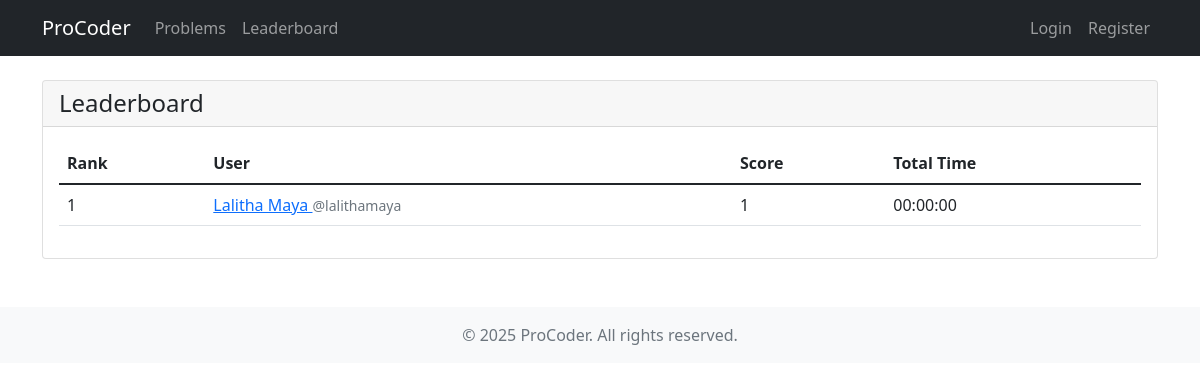
The app's page /leaderboard/, older data.
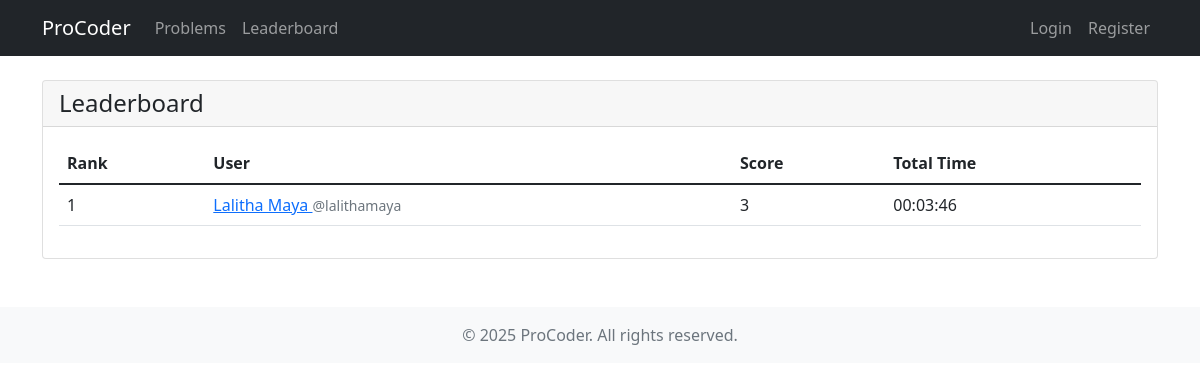
The same page, newer data.
### accounts/models.py (models this page shows, shortened)
class User(AbstractBaseUser):
    username = models.CharField(unique=True, max_length=120)
    email = models.EmailField(unique=True, max_length=255)
    full_name = models.CharField(max_length=255, blank=True, null=True)
    is_active = models.BooleanField(default=True)
    score = models.IntegerField(default=0)
    staff = models.BooleanField(default=False)
    admin = models.BooleanField(default=False)
    timestamp = models.DateTimeField(auto_now_add=True)
    updated = models.DateTimeField(auto_now=True)
    total_time = models.IntegerField(default=0)
    USERNAME_FIELD = 'username'
    REQUIRED_FIELDS = ['email']
    objects = UserManager()
    class Meta:
        ordering = ['-score', 'total_time']
    def __str__(self):
        return self.username
    def get_full_name(self):
        if self.full_name:
            return self.full_name
        return self.username

### accounts/views.py (the view)
# urls.py: path('leaderboard/', LeaderBoardView.as_view(), name='leaderboard'),
class LeaderBoardView(ListView):
    template_name = 'accounts/leaderboard.html'
    context_object_name = 'object_list'
    def get_queryset(self):
        users = User.objects.filter(is_active=True, admin=False)
        leaderboard = []
        print('DEBUG: Users found:', list(users))
        for user in users:
            accepted = Submission.objects.filter(user=user, verdict__icontains='Accepted')
            print(f'DEBUG: User {user.username} accepted submissions:', list(accepted))
            solved_questions = accepted.values_list('question', flat=True).distinct()
            score = solved_questions.count()
            total_time = 0
            for qid in solved_questions:
                first = accepted.filter(question_id=qid).order_by('submitted_at').first()
                if first:
                    total_time += first.time_taken
            print(f'DEBUG: User {user.username} score: {score}, total_time: {total_time}')
            leaderboard.append({
                'user': user,
                'score': score,
                'total_time': total_time
            })
        leaderboard.sort(key=lambda x: (-x['score'], x['total_time']))
        for entry in leaderboard:
            entry['user'].score = entry['score']
            entry['user'].total_time = entry['total_time']
        print('DEBUG: Final leaderboard:', leaderboard)
        return [entry['user'] for entry in leaderboard]

### accounts/templatetags/time_filters.py (called while the page is built)
@register.filter
def hms(seconds):
    try:
        seconds = int(seconds)
        hours = seconds // 3600
        minutes = (seconds % 3600) // 60
        seconds = seconds % 60
        return f"{hours:02d}:{minutes:02d}:{seconds:02d}"
    except (ValueError, TypeError):
        return "00:00:00"

### grader/models.py (called while the page is built)
    def __str__(self):
        return f'{self.user} - {self.question.code} - {self.language} - {self.submitted_at}'

### templates/accounts/leaderboard.html (shortened to what this page needs)
{% extends 'base.html' %}
{% load time_filters %}
{% block content %}
<div class="card">
    <div class="card-header">
        <h4 class="mb-0">Leaderboard</h4>
    </div>
    <div class="card-body">
        <div class="table-responsive">
            <table class="table table-hover">
                <thead>
                    <tr>
                        <th>Rank</th>
                        <th>User</th>
                        <th>Score</th>
                        <th>Total Time</th>
                    </tr>
                </thead>
                <tbody>
                    {% for user in object_list %}
                    <tr>
                        <td>{{ forloop.counter }}</td>
                        <td>
                            <a href="{% url 'account:profile' user.username %}">
                                {{ user.get_full_name }}
                            </a>
                            <small class="text-muted">@{{ user.username }}</small>
                        </td>
                        <td>{{ user.score }}</td>
                        <td>{{ user.total_time|hms }}</td>
                    </tr>
                    {% empty %}
                    <tr>
                        <td colspan="4" class="text-center">No users found.</td>
                    </tr>
                    {% endfor %}
                </tbody>
            </table>
        </div>
    </div>
</div>
{% endblock %}

Row changes from the older to the newer data that the page shows:
changed User "Lalitha Maya": score "1" → "3"; total_time|hms "00:00:00" → "00:03:46"
